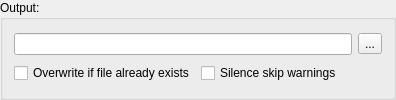
          <widget class="QGroupBox" name="groupBox_3">
           <property name="title">
            <string>Output:</string>
           </property>
           <layout class="QVBoxLayout" name="verticalLayout_7">
            <item>
             <layout class="QHBoxLayout" name="horizontalLayout_3">
              <item>
               <widget class="QLineEdit" name="outputFileDir">
                <property name="text">
                 <string/>
                </property>
                <property name="readOnly">
                 <bool>false</bool>
                </property>
               </widget>
              </item>
              <item>
               <widget class="QToolButton" name="outputFileBtn">
                <property name="text">
                 <string>...</string>
                </property>
               </widget>
              </item>
             </layout>
            </item>
            <item>
             <layout class="QHBoxLayout" name="horizontalLayout_6">
              <item>
               <widget class="QCheckBox" name="overwriteChkBox">
                <property name="text">
                 <string>Overwrite if file already exists</string>
                </property>
               </widget>
              </item>
              <item>
               <widget class="QCheckBox" name="silenceChkBox">
                <property name="text">
                 <string>Silence skip warnings</string>
                </property>
               </widget>
              </item>
              <item>
               <spacer name="horizontalSpacer_2">
                <property name="orientation">
                 <enum>Qt::Horizontal</enum>
                </property>
                <property name="sizeHint" stdset="0">
                 <size>
                  <width>40</width>
                  <height>20</height>
                 </size>
                </property>
               </spacer>
              </item>
             </layout>
            </item>
           </layout>
          </widget>
